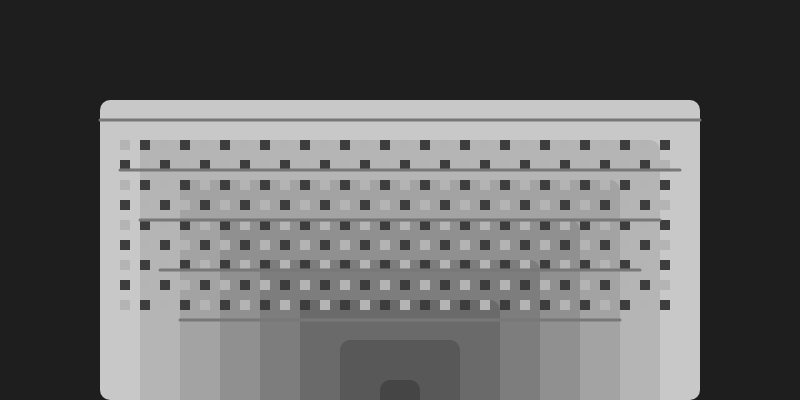
Frame 1 (no input)
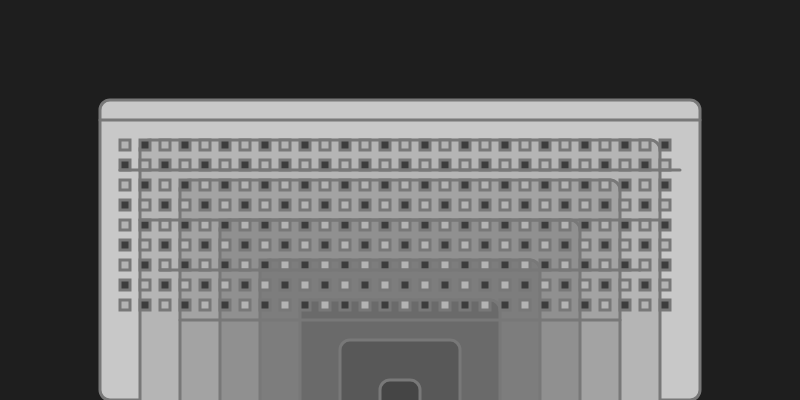
Frame 2 (the mouse pressed at the canvas centre, redrawn once)

The p5.js sketch that drew these frames (run headless with seeded random() and noise() and a simulated clock; the mouse was pressed at the canvas centre and the sketch redrawn once):

// p5.js sketch
// ── sketch.js
function preload(){
  // preload assets
}
function setup() {
  createCanvas(800, 400);
  noLoop();
  noStroke();
}

function draw() {
  background(30);

  // Base colors for the facade
  let lightGray = color(200, 200, 200);
  let darkGray = color(50, 50, 50);

  // Draw the building base
  for (let i = 0; i < 8; i++) {
    let yOffset = i * 40;
    let heightFactor = 300 - i * 25; // Tiered structure
    fill(lerpColor(lightGray, darkGray, i / 8)); // Gradient for depth
    rect(100 + yOffset, 100 + yOffset, width - 200 - yOffset * 2, heightFactor, 10);
  }

  // Add facade stripes
  for (let x = 120; x < width - 120; x += 20) {
    for (let y = 140; y < 320; y += 20) {
      if ((x + y) % 40 === 0) {
        fill(60);
      } else {
        fill(180);
      }
      rect(x, y, 10, 10); // Small repeating windows
    }
  }

  // Add horizontal beams
  stroke(120);
  strokeWeight(3);
  for (let i = 0; i < 5; i++) {
    let yBeam = 120 + i * 50;
    line(100 + i * 20, yBeam, width - 100 - i * 20, yBeam);
  }
}
